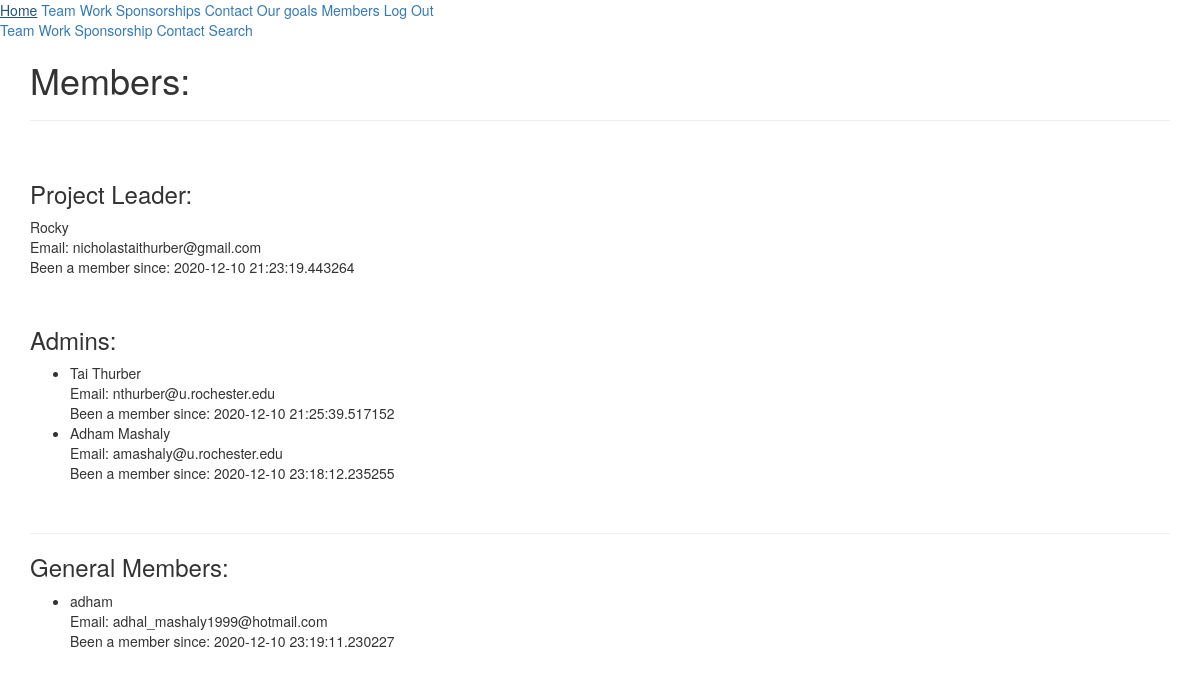
The app's page /users (signed in) with its own data.
### tables.py (models this page shows, shortened)
class User(db.Model, UserMixin):
    __tablename__ = 'users'
    id = db.Column(db.Integer, primary_key=True)
    name = db.Column(db.String(200), nullable=False)
    email = db.Column(db.String(128), unique=True, nullable = False)
    passwordHash = db.Column(db.String(128), nullable=False)
    access = db.Column(db.Integer, nullable=False, default=1)
    dateCreated = db.Column(db.DateTime, default=datetime.utcnow)
    confirmed = db.Column(db.Boolean, default=False)
    goals = db.relationship('Goal', backref='goals')
    updates = db.relationship('Update', backref='updates')
    @property
    def password(self):
        raise AttributeError('password is not a readable attribute')

### app.py (the view)
@app.route('/users', methods=['GET'])
@login_required
def users():
    from tables import User
    if (current_user.access >= 2):
        leader = User.query.filter(User.access == 3).first()
        admins = User.query.filter(User.access == 2)
        members = User.query.filter(User.access == 1)
        return render_template('users.html', leader=leader, admins=admins, members=members)
    else:
        flash("Cannot access the full list of users.")
        return redirect(url_for('index'))

### app.py (called while the page is built)
@loginManager.user_loader
def loadUser(userID):
    from tables import User
    return User.query.get(int(userID))

### auth.py (called while the page is built)
@auth.before_app_request
def beforeRequest():
    if current_user.is_authenticated and not current_user.confirmed and request.blueprint != 'auth' and request.endpoint != 'static':
        return redirect(url_for('auth.unconfirmed'))

### templates/users.html
{% extends "base.html" %}
{% import "bootstrap/wtf.html" as wtf %}
{% block page_content %}
    <h1> Members: </h1>
    <hr>
    <br>
    <h3> Project Leader: </h3>
    <p>
        {{ leader.name }}
        <br>
        Email: {{ leader.email }}
        <br>
        Been a member since: {{ leader.dateCreated }}
    </p>
    <br>
    <h3> Admins: </h3>
    <ul id="userList1">
    {% for admin in admins %}
        <li>
            {{ admin.name }}
            <br>
            Email: {{ admin.email }}
            <br>
            Been a member since: {{ admin.dateCreated }}
        </li>
    {% endfor %}
    </ul>
    <br>
    {% if current_user.access >= 2 %}
        <hr>
        <h3> General Members: </h3>
        <ul id="userList2">
            {% for member in members %}
            <li>
                {{ member.name }}
                <br>
                Email: {{ member.email }}
                <br>
                Been a member since: {{ member.dateCreated }}
            </li>
            {% endfor %}
        </ul>
    {% endif %}
{% endblock %}

### templates/base.html (shortened to what this page needs)
{% extends "bootstrap/base.html" %}
{% block head %}
{{ super() }}
{% endblock %}
{% block navbar %}
<div class="w3-top">
 <div class="w3-bar w3-theme-d2 w3-left-align">
  <a href="#" class="w3-bar-item w3-button w3-teal">Home</a>
  <a href="#team" class="w3-bar-item w3-button w3-hide-small w3-hover-white">Team</a>
  <a href="#work" class="w3-bar-item w3-button w3-hide-small w3-hover-white">Work</a>
  <a href="#pricing" class="w3-bar-item w3-button w3-hide-small w3-hover-white">Sponsorships</a>
  <a href="#contact" class="w3-bar-item w3-button w3-hide-small w3-hover-white">Contact</a>
  <a href="{{ url_for('proj.viewGoals') }}" class="w3-bar-item w3-button w3-hide-small w3-hover-white"> Our goals</a>
  {% if current_user.is_authenticated %}
  <a href="users"  class="w3-bar-item w3-button w3-hide-small w3-hover-white">Members</a>
  {% endif %}
{% if current_user.is_authenticated %}
<a href="{{ url_for('auth.logout') }}"  class="w3-bar-item w3-button w3-hide-small w3-hover-white">Log Out</a>
{% else %}
<a href="{{ url_for('auth.login') }}"  class="w3-bar-item w3-button w3-hide-small w3-hover-white">Log In</a>
{% endif %}
 </div>
  <div id="navDemo" class="w3-bar-block w3-theme-d2 w3-hide w3-hide-large w3-hide-medium">
    <a href="#team" class="w3-bar-item w3-button">Team</a>
    <a href="#work" class="w3-bar-item w3-button">Work</a>
    <a href="#pricing" class="w3-bar-item w3-button">Sponsorship</a>
    <a href="#contact" class="w3-bar-item w3-button">Contact</a>
    <a href="#" class="w3-bar-item w3-button">Search</a>
  </div>
</div>
{% endblock %}
{% block content %}
<div class="container">
    {% block page_content %}{% endblock %}
</div>
{% endblock %}

### records on screen
User: name "Rocky", email "nicholastaithurber@gmail.com", dateCreated "2020-12-10 21:23:19.443264"
User: name "Tai Thurber", email "nthurber@u.rochester.edu", dateCreated "2020-12-10 21:25:39.517152"
User: name "Adham Mashaly", email "amashaly@u.rochester.edu", dateCreated "2020-12-10 23:18:12.235255"
User: name "adham", email "adhal_mashaly1999@hotmail.com", dateCreated "2020-12-10 23:19:11.230227"
